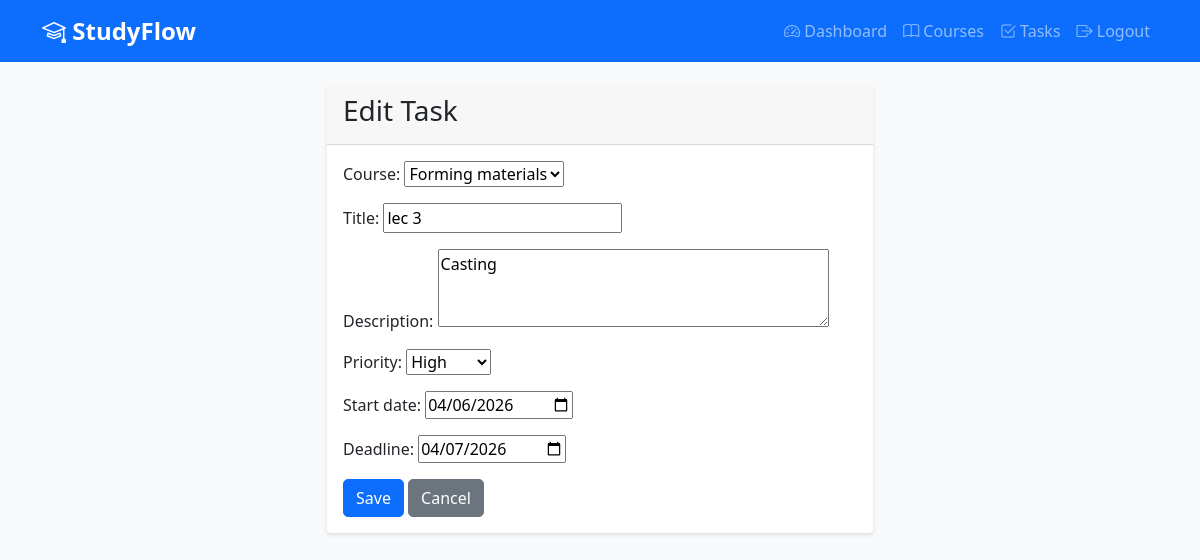
The app's page /tasks/4/edit/ (signed in) with its own data.
### core/models.py (models this page shows, shortened)
class Task(models.Model):
    PRIORITY_CHOICES = [
        ('high', 'High'),
        ('medium', 'Medium'),
        ('low', 'Low'),
    ]
    user = models.ForeignKey(User, on_delete=models.CASCADE, related_name='tasks')
    course = models.ForeignKey(Course, on_delete=models.CASCADE, related_name='tasks', null=True, blank=True)
    title = models.CharField(max_length=200)
    description = models.TextField(blank=True)
    priority = models.CharField(max_length=10, choices=PRIORITY_CHOICES, default='medium')
    start_date = models.DateField(default=timezone.now)
    deadline = models.DateField()
    completed = models.BooleanField(default=False)
    completed_date = models.DateTimeField(null=True, blank=True)
    created_at = models.DateTimeField(auto_now_add=True)
    updated_at = models.DateTimeField(auto_now=True)

### core/views.py (the view)
# urls.py: path('tasks/<int:pk>/edit/', views.TaskUpdateView.as_view(), name='task_update'),
class TaskUpdateView(UpdateView):
    model = Task
    form_class = TaskForm
    template_name = 'task_form.html'
    success_url = reverse_lazy('task_list')
    def get_queryset(self):
        return Task.objects.filter(user=self.request.user)
    def get_form(self, form_class=None):
        form = super().get_form(form_class)
        form.fields['course'].queryset = Course.objects.filter(user=self.request.user)
        return form

### core/forms.py
class TaskForm(forms.ModelForm):
    class Meta:
        model = Task
        fields = ['course', 'title', 'description', 'priority', 'start_date', 'deadline']
        widgets = {
            'start_date': forms.DateInput(attrs={'type': 'date'}),
            'deadline': forms.DateInput(attrs={'type': 'date'}),
            'description': forms.Textarea(attrs={'rows': 3}),
        }
    def __init__(self, *args, **kwargs):
        super().__init__(*args, **kwargs)
        self.fields['deadline'].initial = date.today()

### core/models.py (called while the page is built)
    def __str__(self):
        return self.name

### core/templates/task_form.html (shortened to what this page needs)
{% extends 'base.html' %}
{% block content %}
<div class="row justify-content-center">
    <div class="col-md-6">
        <div class="card">
            <div class="card-header">
                <h3>{% if form.instance.pk %}Edit Task{% else %}Add New Task{% endif %}</h3>
            </div>
            <div class="card-body">
                <form method="post">
                    {{ form.as_p }}
                    <button type="submit" class="btn btn-primary">Save</button>
                    <a href="{% url 'task_list' %}" class="btn btn-secondary">Cancel</a>
                </form>
            </div>
        </div>
    </div>
</div>
{% endblock %}

### static/css/style.css (style rules this page uses)
body { background-color: #f8f9fa; font-family: 'Segoe UI', Tahoma, Geneva, Verdana, sans-serif; }
.card { box-shadow: 0 2px 4px rgba(0,0,0,0.1); border: none; transition: transform 0.2s; }
.btn { border-radius: 5px; font-weight: 500; }

### records on screen
Task: course "Forming materials", title "lec 3", description "Casting", priority "High", start_date "04/06/2026", deadline "04/07/2026"
